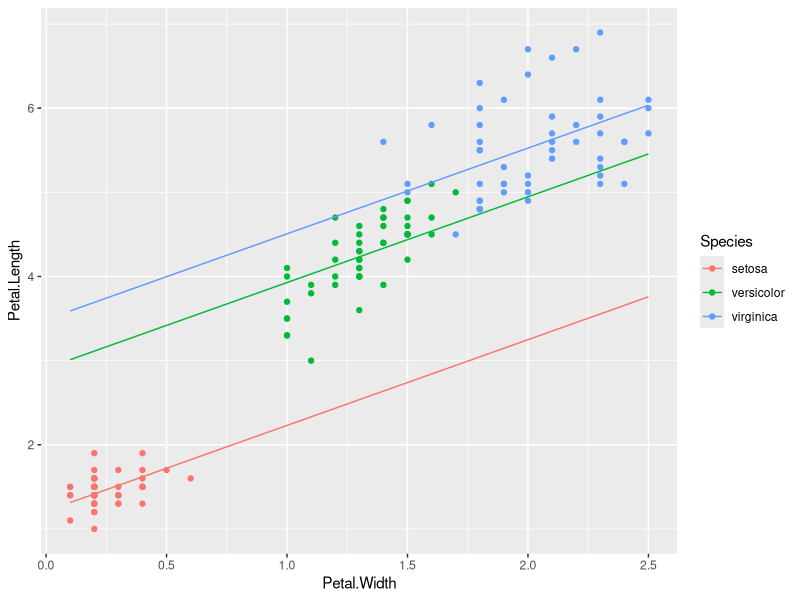
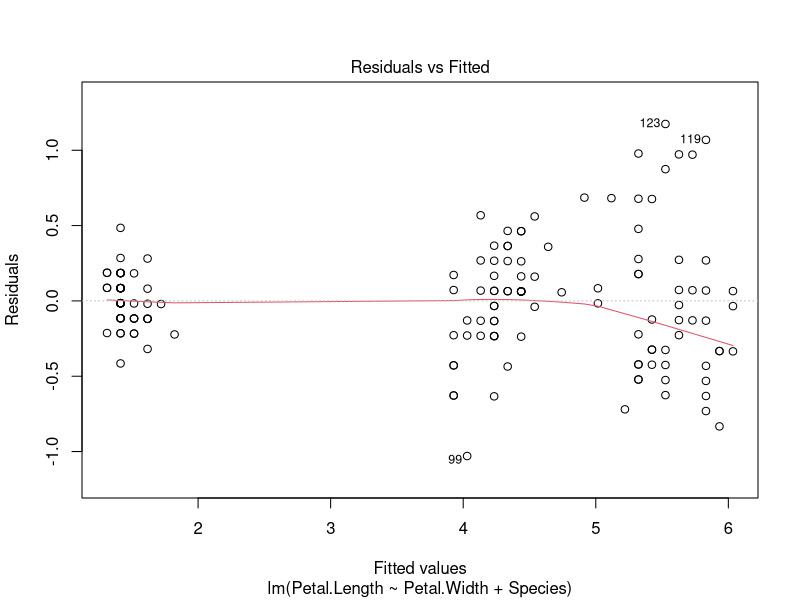
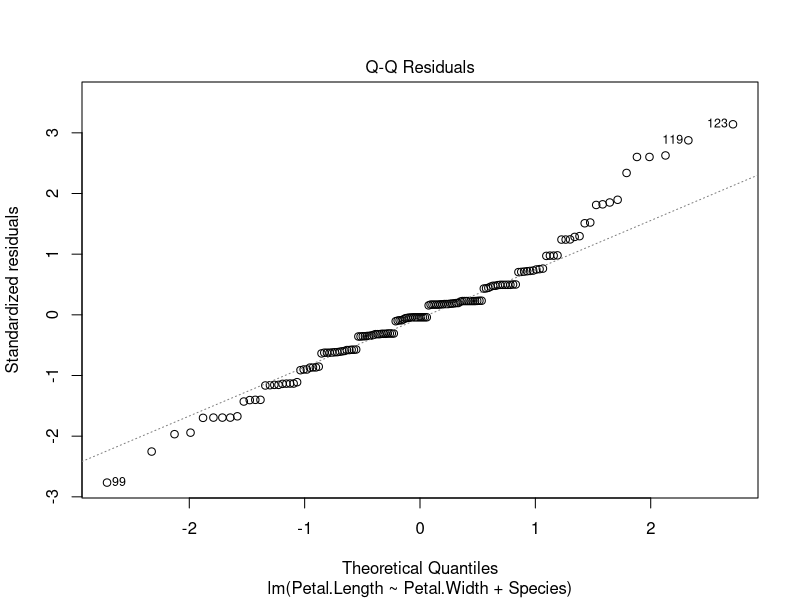
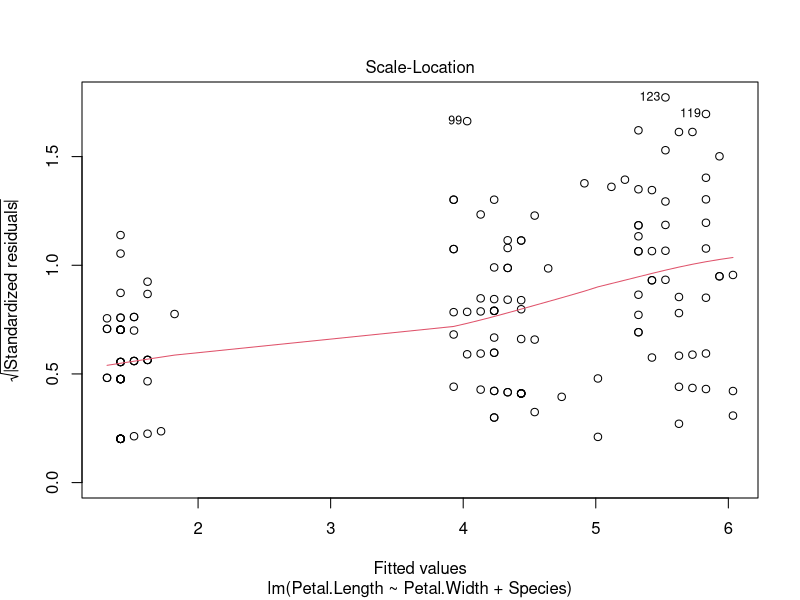
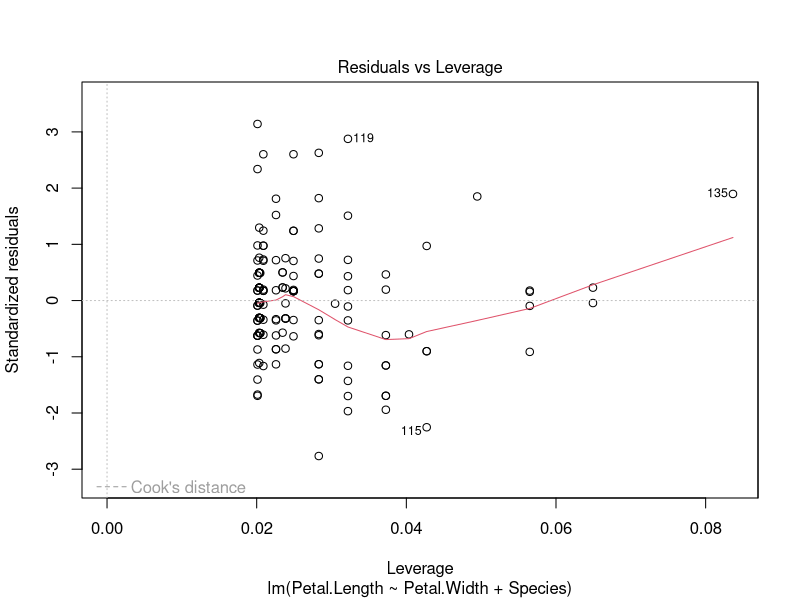
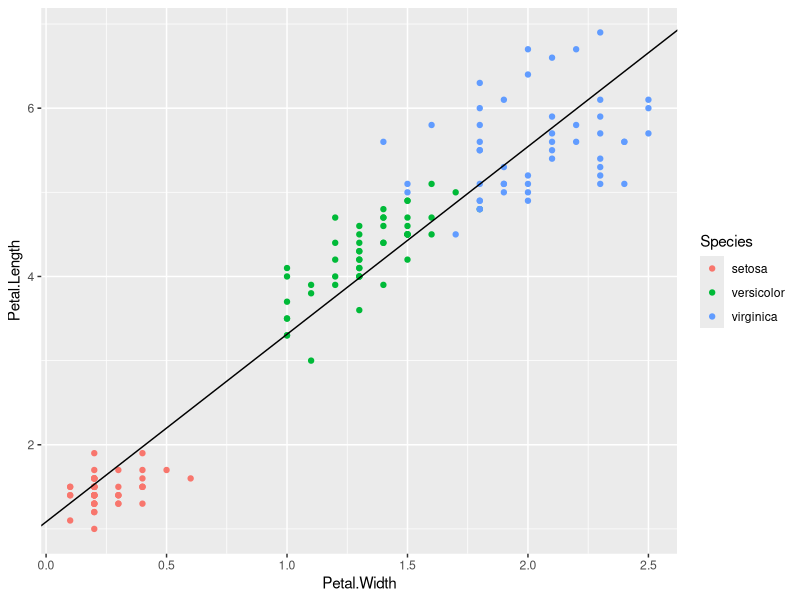

Reproduce these figures in R, in order.
#' ---
#' title: Week Eleven Code
#' output: html_document
#' date: "`r format(Sys.time(), '%d-%m-%Y')`"
#' author: Elise Grabda
#' ---
#+ message = F, warning = F
library(tidyverse)
library(here)


# predictions --------------------------------------------------------------

# convert the data format to tibble
iris <- as_tibble(iris)

# develop iris model
m_iris <- lm(Petal.Length ~ Petal.Width + Species,
             data = iris)

summary(m_iris)

# create a data frame for prediction
# variable names must be identical to the original dataframe for analysis
n_rep <- 100
df_pred <- tibble(Petal.Width = rep(seq(min(iris$Petal.Width),
                                        max(iris$Petal.Width),
                                        length = n_rep),
                                    n_distinct(iris$Species)),
                  Species = rep(unique(iris$Species),
                                each = n_rep))

# make prediction based on supplied values of explanatory variables
y_hat <- predict(m_iris,
                  newdata = df_pred)

df_pred <- df_pred %>% 
  mutate(new_data = y_hat)

print(df_pred)

iris %>% 
  ggplot(aes(x=Petal.Width, y=Petal.Length, color= Species))+
  geom_point()+
  geom_line(data=df_pred, aes(y=new_data))


# Laboratory ---------------------------------------------------------------
#Normality Assumption

residuals <- m_iris$residuals

shapiro.test(residuals)

plot(m_iris)

#Intercept Extraction

#Intercept for Setosa
m_iris$coefficients[1]

#Intercept for Versicolor
m_iris$coefficients[1]+m_iris$coefficients[3]

#Intercept for Virginica
m_iris$coefficients[1]+m_iris$coefficients[4]

#Alternative Model
irism <- lm(Petal.Length~Petal.Width, data = iris)

iris %>% 
  ggplot(aes(x=Petal.Width, y=Petal.Length, color= Species))+
  geom_point()+
  geom_abline(intercept = irism$coefficients[1], slope = irism$coefficients[2])
